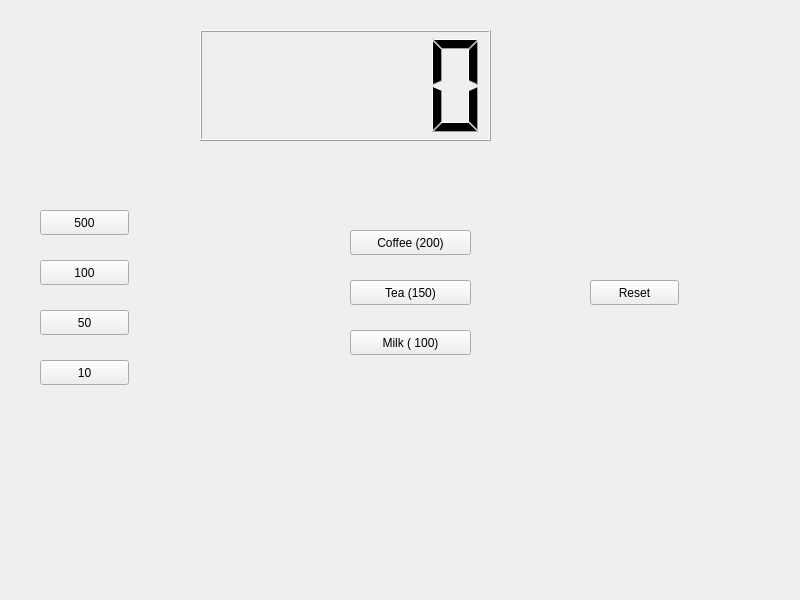
<?xml version="1.0" encoding="UTF-8"?>
<ui version="4.0">
 <class>Widget</class>
 <widget class="QWidget" name="Widget">
  <property name="geometry">
   <rect>
    <x>0</x>
    <y>0</y>
    <width>800</width>
    <height>600</height>
   </rect>
  </property>
  <property name="windowTitle">
   <string>Widget</string>
  </property>
  <widget class="QLCDNumber" name="lcdNumber">
   <property name="geometry">
    <rect>
     <x>200</x>
     <y>30</y>
     <width>291</width>
     <height>111</height>
    </rect>
   </property>
  </widget>
  <widget class="QPushButton" name="pbCoin500">
   <property name="geometry">
    <rect>
     <x>40</x>
     <y>210</y>
     <width>89</width>
     <height>25</height>
    </rect>
   </property>
   <property name="text">
    <string>500</string>
   </property>
  </widget>
  <widget class="QPushButton" name="pbCoin100">
   <property name="geometry">
    <rect>
     <x>40</x>
     <y>260</y>
     <width>89</width>
     <height>25</height>
    </rect>
   </property>
   <property name="text">
    <string>100</string>
   </property>
  </widget>
  <widget class="QPushButton" name="pbCoin50">
   <property name="geometry">
    <rect>
     <x>40</x>
     <y>310</y>
     <width>89</width>
     <height>25</height>
    </rect>
   </property>
   <property name="text">
    <string>50</string>
   </property>
  </widget>
  <widget class="QPushButton" name="pbCoin10">
   <property name="geometry">
    <rect>
     <x>40</x>
     <y>360</y>
     <width>89</width>
     <height>25</height>
    </rect>
   </property>
   <property name="text">
    <string>10</string>
   </property>
  </widget>
  <widget class="QPushButton" name="pbCoffee">
   <property name="geometry">
    <rect>
     <x>350</x>
     <y>230</y>
     <width>121</width>
     <height>25</height>
    </rect>
   </property>
   <property name="text">
    <string>Coffee (200)</string>
   </property>
  </widget>
  <widget class="QPushButton" name="pbTea">
   <property name="geometry">
    <rect>
     <x>350</x>
     <y>280</y>
     <width>121</width>
     <height>25</height>
    </rect>
   </property>
   <property name="text">
    <string>Tea (150)</string>
   </property>
  </widget>
  <widget class="QPushButton" name="pbMilk">
   <property name="geometry">
    <rect>
     <x>350</x>
     <y>330</y>
     <width>121</width>
     <height>25</height>
    </rect>
   </property>
   <property name="text">
    <string>Milk ( 100)</string>
   </property>
  </widget>
  <widget class="QPushButton" name="rstButton">
   <property name="geometry">
    <rect>
     <x>590</x>
     <y>280</y>
     <width>89</width>
     <height>25</height>
    </rect>
   </property>
   <property name="text">
    <string>Reset</string>
   </property>
  </widget>
 </widget>
 <resources/>
 <connections/>
</ui>
